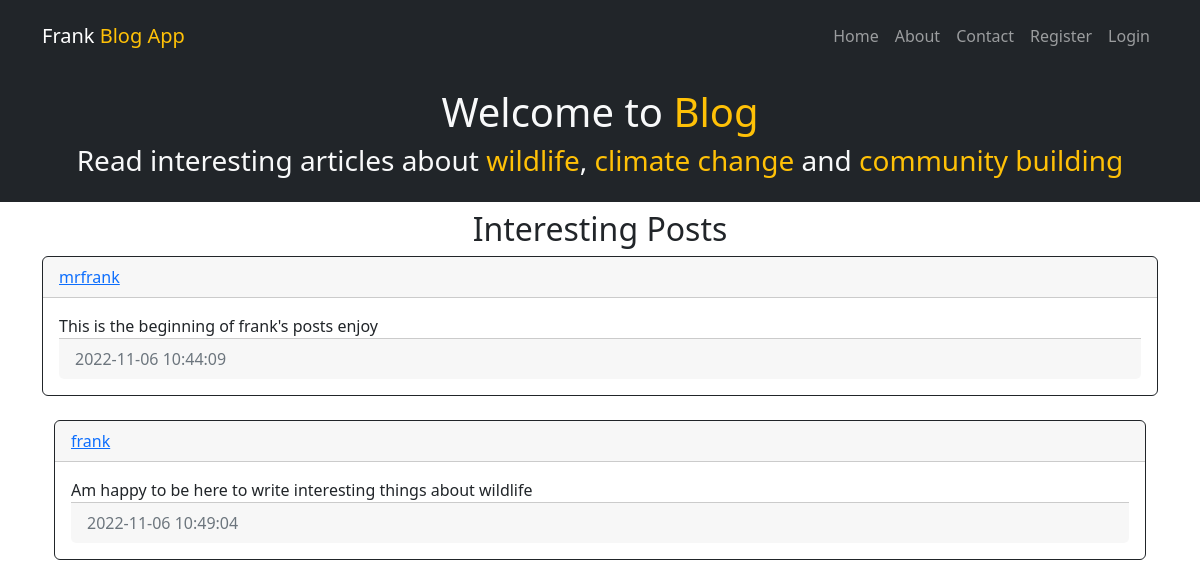
The app's page /home, older data.
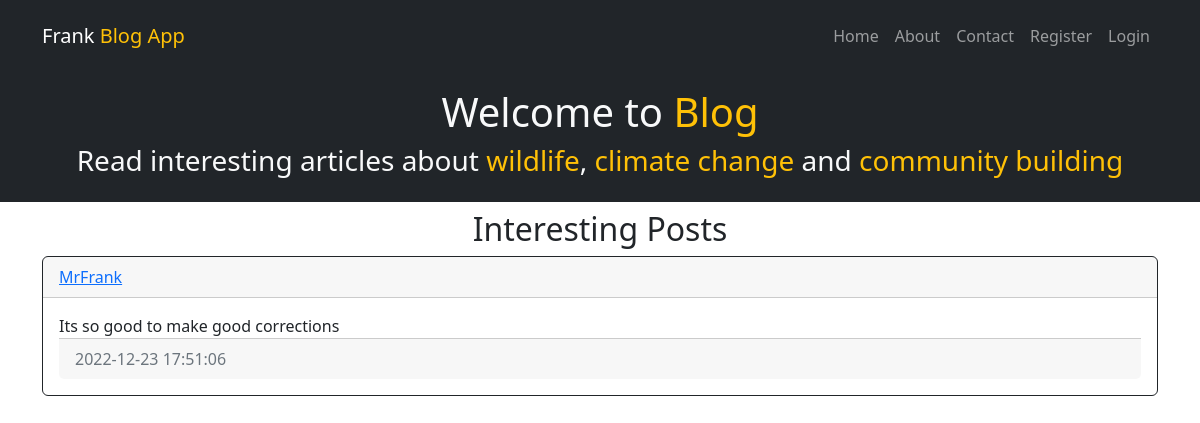
The same page, newer data.
### blog/models.py (models this page shows)
class Post(db.Model):
    id = db.Column(db.Integer, primary_key=True)
    content = db.Column(db.String(), nullable=False)
    date_created = db.Column(db.DateTime(timezone=True), default=func.now())
    author = db.Column(db.Integer, db.ForeignKey('user.id', ondelete='CASCADE'), nullable=False)

class User(db.Model, UserMixin):
    id = db.Column(db.Integer, primary_key=True)
    email = db.Column(db.String(150), unique=True)
    password = db.Column(db.String(150))
    username = db.Column(db.String(150), unique=True)
    date_created = db.Column(db.DateTime(timezone=True), default=func.now())
    posts = db.relationship('Post', backref='user', passive_deletes=True)

### blog/views.py (the view)
@views.route('/')
@views.route('/home')
def home():
    posts = Post.query.all()
    return render_template('home.html', user=current_user, posts=posts)

### blog/templates/home.html
{% extends "post_div.html" %}

### blog/templates/post_div.html (shortened to what this page needs)
{% extends 'base.html'%}
{% block section %}
<div class="container">
  <div class="d-sm-auto">
    <h1>Welcome to <span class="text-warning">{% block owner%}{% endblock%} Blog</span> </h1>
    <h3>Read interesting articles about <span class="text-warning">wildlife</span>,
      <span class="text-warning"> climate change</span> and <span class="text-warning">community building</span></h3>
  </div>
</div>
{% endblock %}
{% block content %}
<h2 align="center"> Interesting Posts</h2>
{% for post in posts %}
  <div class="container">
    <div class="d-md-auto justify-content-between" id="posts">
      <div class="card border-dark">
        <div class="card-header d-flex justify-content-between align-items-center">
          <a href="/post/{{post.user.username}}">{{post.user.username}}</a>
        </div>
        <div class="card-body">
          <div class="card-text">
            {{post.content}}
          </div>
          <div class="card-footer text-muted">
            {{post.date_created}}
          </div>
        </div>
    </div>
  </div>
  <br>
{% endfor %}
{% endblock%}

Row changes from the older to the newer data that the page shows:
removed Post: user.username "mrfrank", content "This is the beginning of frank's posts enjoy", date_created "2022-11-06 10:44:09"
removed Post: user.username "frank", content "Am happy to be here to write interesting things about wildlife", date_created "2022-11-06 10:49:04"
added Post: user.username "MrFrank", content "Its so good to make good corrections", date_created "2022-12-23 17:51:06"
